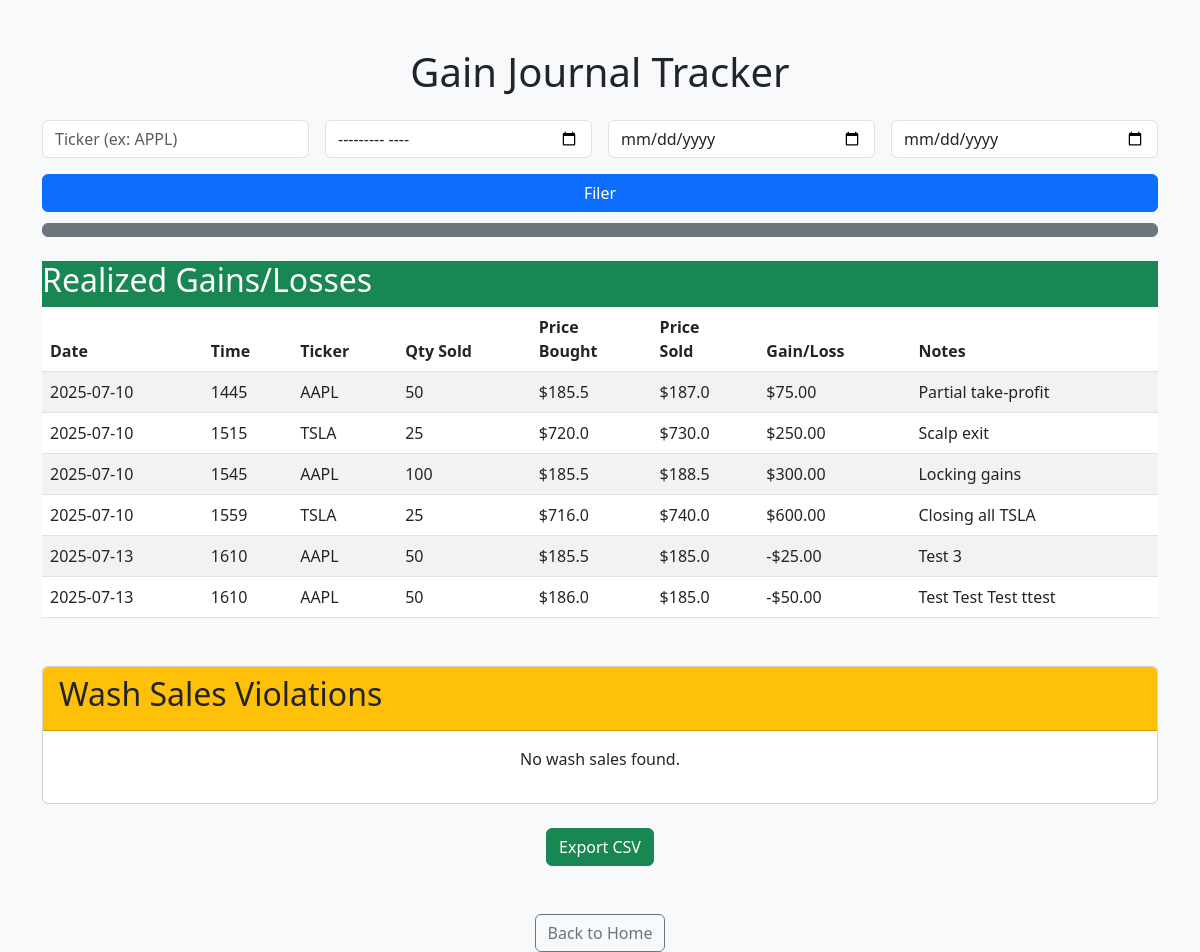
Page /report (signed in) on the committed database.
### tables this page shows
CREATE TABLE "stocks" (
	"id"	INTEGER UNIQUE,
	"date"	DATE NOT NULL,
	"time"	TEXT NOT NULL,
	"ticker"	VARCHAR(10) NOT NULL,
	"action"	VARCHAR(10) NOT NULL,
	"quantity"	INT NOT NULL,
	"price"	DECIMAL(10, 2) NOT NULL,
	"notes"	TEXT, user_id INTEGER,
	PRIMARY KEY("id" AUTOINCREMENT)
);

### app.py (the view)
@app.route('/report')
@login_required
def report():
    user_id = session['user_id']
    ticker = request.args.get('ticker')
    month = request.args.get('month')
    start_date = request.args.get('start_date')
    end_date = request.args.get('end_date')
    trades = fetch_trades(ticker, month, start_date, end_date, user_id)
    gains = calculate_gain(trades)
    wash_sales = detect_wash_sale(trades)
    return render_template('report.html', gains=gains, wash_sales=wash_sales)

### app.py (called while the page is built)
def login_required(f):
    @wraps(f)
    def wrap(*args, **kwargs):
        if 'user_id' in session:
            return f(*args, **kwargs)
        else:
            flash("Please login first.", "warning")
            return redirect('/login')
    return wrap

### logic/gain_loss.py (called while the page is built)
def fetch_trades(ticker=None, month=None, start_date=None, end_date=None, user_id=None):
    conn = sqlite3.connect('database.db')
    conn.row_factory = sqlite3.Row
    cursor = conn.cursor()
    query = 'SELECT * FROM stocks WHERE 1=1'
    params = []
    if ticker:
        query += ' AND ticker = ?'
        params.append(ticker)
    if month:
        query += ' AND strftime("%Y-%m", date) = ?'
        params.append(month)
    if start_date:
        query += ' AND date >= ?'
        params.append(datetime.strptime(start_date, '%Y-%m-%d').date())
    if end_date:
        query += ' AND date <= ?'
        params.append(datetime.strptime(end_date, '%Y-%m-%d').date())
    query += ' AND user_id = ?'
    params.append(user_id)
    query += ' ORDER BY date ASC'
    cursor.execute(query, params)
    rows = cursor.fetchall()
    conn.close()
    return [dict(row) for row in rows]

### logic/wash_sale.py (called while the page is built, shortened)
def detect_wash_sale(trades):
    trades = sorted(trades, key=lambda x: (x['ticker'], x['date']) )
    flagged_trades = []
    for i, trade in enumerate(trades):
        if trade['action'] != 'SELL':
            continue
        sell_date = datetime.strptime(trade['date'], '%Y-%m-%d')
        sell_prce = float(trade['price'])
        sell_quantity = int(trade['quantity'])
        prior_buys = [t for t in trades[:i] if t['action'] == 'BUY' and t['ticker'] == trade['ticker']]
        if not prior_buys:
            continue
        cost_basis = float(prior_buys[-1]['price'])
        gain = (sell_prce - cost_basis) * sell_quantity
        if gain >= 0:
            continue # not a lost so not a wash sale
    return flagged_trades

### templates/report.html (shortened to what this page needs)
<!DOCTYPE html>
<html lang="en">
<head>
	<link href="https://cdn.jsdelivr.net/npm/bootstrap@5.3.0/dist/css/bootstrap.min.css" rel="stylesheet">
</head>
<body class="bg-light">
	<div class="container mt-5">
		<h1 class="text-center mb-4">Gain Journal Tracker</h1>
		<form method="GET" action="/report" class="row g-3 mb-4">
			<div class="col-md-3">
				<input type="text" name="ticker" class="form-control" placeholder="Ticker (ex: APPL)"/>
			</div>
			<div class="col-md-3">
				<input type="month" name="month" class="form-control" placeholder=""/>
			</div>
			<div class="col-md-3">
				<input type="date" name="start_date" class="form-control" placeholder=""/>
			</div>
			<div class="col-md-3">
				<input type="date" name="end_date" class="form-control" placeholder="End"/>
			</div>
			<div class="col-md-12">
				<button type="submit" class="btn btn-primary w-100">Filer</button>
				<a href="/report" class="btn btn-secondary w-100 mt-2"></a>
			</div>
		</form>
		<div class="card-header bg-success text-white mb-5">
			<h2>Realized Gains/Losses</h2>
			<div class="card-body">
				{% if gains %}
					<table class="table table-striped">
						<thead>
							<tr>
								<th>Date</th>
								<th>Time</th>
								<th>Ticker</th>
								<th>Qty Sold</th>
								<th>Price <br/> Bought</th>
								<th>Price <br/> Sold</th>
								<th>Gain/Loss</th>
								<th>Notes</th>
							</tr>
						</thead>
						<tbody>
							{% for gain in gains %}
								<tr>
									<td>{{ gain.date }}</td>
									<td>{{ gain.time }}</td>
									<td>{{ gain.ticker }}</td>
									<td>{{ gain.quantity }}</td>
									<td>${{ gain.price_bought }}</td>
									<td>${{ gain.price_sold }}</td>
									<td>{{ gain.gain }}</td>
									<td>{{ gain.notes }}</td>
								</tr>
							{% endfor %}
						</tbody>
					</table>
				{% else %}
					<p class="text-center">No transactions found.</p>
				{% endif %}
			</div>
		</div>
		<div class="card">
			<div class="card-header bg-warning text-dark">
				<h2>Wash Sales Violations</h2>
			</div>
			<div class="card-body">
				{% if wash_sales %}
					<table class="table table-striped">
						<thead>
							<tr>
								<th>Sell Date</th>
								<th>Sell Time</th>
								<th>Ticker</th>
								<th> Disallowed Loss </th>
								<th> Buy Date Triggering <br/> Wash Sale</th>
							</tr>
						</thead>
						<tbody>
							{% for sale in wash_sales %}
								<tr>
									<td>{{ sale.sell_date }}</td>
									<td>{{ sale.ticker }}</td>
									<td>${{ sale.disallowed_loss }}</td>
									<td>{{ sale.matched_buy_date }}</td>
								</tr>
							{% endfor %}
						</tbody>
					</table>
				{% else %}
					<p class="text-center">No wash sales found.</p>
				{% endif %}
			</div>
		</div>
		{% if gains or wash_sales %}
			<div class="text-center mt-4">
				<a href="/export?ticker={{ request.args.get('ticker', '') }}&month={{ request.args.get('month', '') }}&start_date={{ request.args.get('start_date', '') }}&end_date={{ request.args.get('end_date', '') }}" class="btn btn-success">Export CSV</a>
			</div>
		{% endif %}
		<div class="text-center mt-5">
			<a href="/" class="btn btn-outline-secondary">Back to Home</a>
		</div>
	</div>
</body>
</html>

### rows in the picture
stocks: date "2025-07-10", time "1445", ticker "AAPL", quantity "50", price_bought "185.5", price_sold "187.0", gain "$75.00", notes "Partial take-profit"
stocks: date "2025-07-10", time "1515", ticker "TSLA", quantity "25", price_bought "720.0", price_sold "730.0", gain "$250.00", notes "Scalp exit"
stocks: date "2025-07-10", time "1545", ticker "AAPL", quantity "100", price_bought "185.5", price_sold "188.5", gain "$300.00", notes "Locking gains"
stocks: date "2025-07-10", time "1559", ticker "TSLA", quantity "25", price_bought "716.0", price_sold "740.0", gain "$600.00", notes "Closing all TSLA"
stocks: date "2025-07-13", time "1610", ticker "AAPL", quantity "50", price_bought "185.5", price_sold "185.0", gain "-$25.00", notes "Test 3"
stocks: date "2025-07-13", time "1610", ticker "AAPL", quantity "50", price_bought "186.0", price_sold "185.0", gain "-$50.00", notes "Test Test Test ttest"
